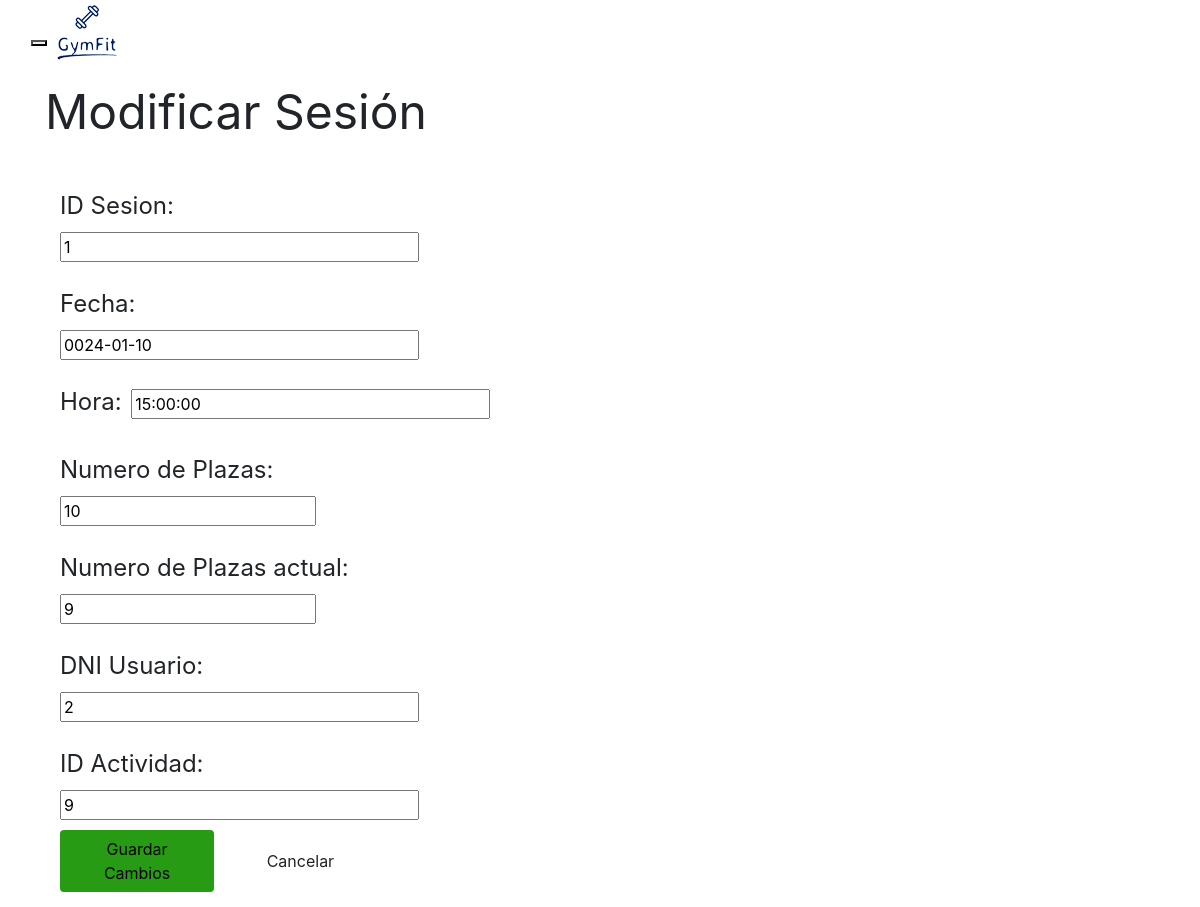
/vistas/modificarSesion.php?id=1 (signed in), run on the app's committed database.
### tables this page shows
CREATE TABLE IF NOT EXISTS `sesion` (
  `idSesion` int(11) NOT NULL AUTO_INCREMENT,
  `fecha` date DEFAULT NULL,
  `hora` time DEFAULT '00:00:00',
  `nPlazasMax` int(11) NOT NULL,
  `nPlazasActual` int(11) NOT NULL,
  `Usuario_DNI` varchar(9) NOT NULL,
  `Actividad_idActividad` int(11) NOT NULL,
  PRIMARY KEY (`idSesion`),
  KEY `fk_Sesion_Usuario1_idx` (`Usuario_DNI`),
  KEY `fk_Sesion_Actividad1_idx` (`Actividad_idActividad`)
);

### modelos/m_gestionarSesiones.php (called while the page is built, shortened)
  <?php
  require_once '../controladores/controlador_sesion.php';
  class m_gestionarSesiones{
	public function getDatosSesion($id)
	{
		$bd = conexion_BD();
		$r = $bd->query("SELECT * FROM sesion WHERE idSesion='".$id."'");
		mysqli_data_seek ($r, 0);
		$extraido= mysqli_fetch_array($r);
		return $extraido;
	}
}
  ?>

### controladores/controlador_sesion.php (called while the page is built, shortened)
<?php
require_once '../modelos/m_gestionarSesiones.php';
class controlador_sesion
{
  public static function devolverDatosSesion($id)
  {
  	$m_gestionarSesiones = new m_gestionarSesiones();
    if($m_gestionarSesiones->comprobarSesion($id))
    {
		return $m_gestionarSesiones->getDatosSesion($id);
   }
  }
}
?>

### vistas/modificarSesion.php (the view, shortened to what this page needs)
<?php
require 'head.php';
require_once '../controladores/controlador_sesion.php';
$id = $_GET['id'];
$result = controlador_sesion::devolverDatosSesion($id);
if (isset($_SESSION['userID']) && $_SESSION['userType'] == 'Administrador' && $_SESSION['connected'] == true) {
?>
  <body>
    <header>
      <nav class="navbar navbar-default1">
        <div class="container-fluid">
          <div class="navbar-header">
            <button type="button" class="navbar-toggle collapsed" data-toggle="collapse" data-target="#bs-example-navbar-collapse-1" aria-expanded="false">
            </button>
            <a class="navbar-brand" href="#"><img src="../images/logo.png" style="margin-top:-10px;"></img></a>
          </div>
      </nav>
    </header>
    <div class="container">
      <p style="font-size: -webkit-xxx-large; ">Modificar Sesi&oacuten</p>
      <form id="contact_form" action="../controladores/controlador_sesion.php?var=2#" method="post" enctype="multipart/form-data" style="margin-right:5px;">
        <div class="col-xs-12  col-sm-5  col-md-5  col-lg-5">
          <div>
            <br />
            <label for="idTabla" style="margin-right:5px; font-weight:normal; font-size: x-large;">ID Sesion: </label>
            <input value="<?php echo $result['idSesion']; ?>" name="actualizaridsesion" type="text" size="30" readonly required="" />
          </div>
          <div>
            <br />
            <label for="nombre" style="margin-right:5px; font-weight:normal; font-size: x-large;">Fecha: </label>
            <input value="<?php echo $result['fecha']; ?>" name="actualizarfecha" type="text" size="30" required="" />
          </div>
          <div>
            <br />
            <label for="tipo" style="margin-right:5px; font-weight:normal; font-size: x-large;">Hora: </label>
            <input value="<?php echo $result['hora']; ?>" name="actualizarhora" type="text" size="30" required="" />
          </div>
          <div>
            <br />
            <label for="instrucciones" style="margin-right:5px; font-weight:normal; font-size: x-large;">Numero de Plazas: </label>
            <input type="text" name="actualizarplazas" value="<?php echo $result['nPlazasMax']; ?>" required=""></input>
          </div>
          <div>
            <br />
            <label for="instrucciones" style="margin-right:5px; font-weight:normal; font-size: x-large;">Numero de Plazas actual: </label>
            <input type="text" name="actualizarplazasactual" value="<?php echo $result['nPlazasActual']; ?>" required=""></input>
          </div>
          <div>
            <br />
            <label for="tipo" style="margin-right:5px; font-weight:normal; font-size: x-large;">DNI Usuario: </label>
            <input value="<?php echo $result['Usuario_DNI']; ?>" name="actualizardni" type="text" size="30" required="" />
          </div>
          <div>
            <br />
            <label for="tipo" style="margin-right:5px; font-weight:normal; font-size: x-large;">ID Actividad: </label>
            <input value="<?php echo $result['Actividad_idActividad']; ?>" name="actualizaridactividad" type="text" size="30" required="" />
          </div>
        </div>
        <div class="btn-group col-xs-12 col-sm-4 col-md-4 col-lg-2" role="group" style="margin-top: 10px; margin-bottom: 15px;">
          <a href="#?id=<?php echo $result['idSesion']; ?>" style="text-decoration: none; "><button type="submit" class="btn btn-default3" id="botonGuardarCambios" name="submit" style="background-color: #279B13; color: black;><span class=" glyphicon glyphicon-ok" style="margin-right: 5px;"></span>Guardar Cambios</button></a>
        </div>
        <div class="btn-group col-xs-6 col-sm-4 col-md-4 col-lg-2" role="group" style="margin-top: 10px; margin-bottom: 15px;">
          <a href="../vistas/gestionarActividades.php" style="text-decoration: none;"><button type="button" class="btn btn-default2" id="botonEliminar">Cancelar</button></a>
        </div>
      </form>
    </div>
  </body>
  </html>
<?php
}
?>

### data on the page
sesion: actualizaridsesion "1", actualizarfecha "0024-01-10", actualizarhora "15:00:00", actualizarplazas "10", actualizarplazasactual "9", actualizardni "2", actualizaridactividad "9"
